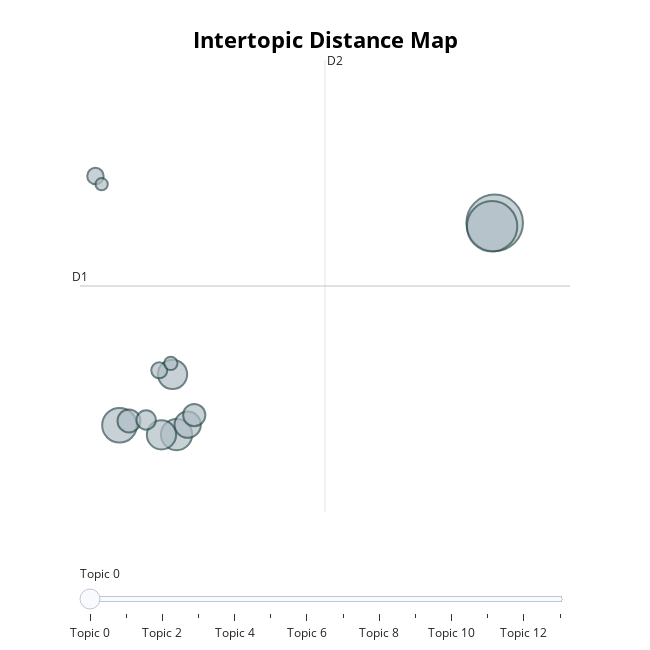

Notebook cell for this chart:
### Code cell
topic_model.visualize_topics()

### Figure 1 — Plotly figure (JSON) as saved in the notebook; plotly's stock layout.template omitted (floating-point values rounded to 4 significant figures)
{"data": [{"customdata": [[0, "the | to | of | in | and", 213], [1, "the | of | in | hold | to", 169], [2, "we | hold | you | and | the", 80], [3, "school | classes | will | the | of", 65], [4, "the | season | league | to | with", 57], [5, "held | be | scheduled | will | events", 57], [6, "church | services | of | to | the", 46], [7, "elections | election | the | presidential | to", 35], [8, "masks | face | the | in | of", 33], [9, "race | the | be | held | nascar", 25], [10, "accountable | if | justice | to | be", 18], [11, "cancelled | been | march | be | held", 17], [12, "her | she | baby | photo | and", 12], [13, "are | performance | who | of | law", 10]], "hovertemplate": "<b>Topic %{customdata[0]}</b><br>Words: %{customdata[1]}<br>Size: %{customdata[2]}", "legendgroup": "", "marker": {"color": "#B0BEC5", "line": {"color": "DarkSlateGrey", "width": 2}, "size": [213, 169, 80, 65, 57, 57, 46, 35, 33, 25, 18, 17, 12, 10], "sizemode": "area", "sizeref": 0.1331, "symbol": "circle"}, "mode": "markers", "name": "", "orientation": "v", "showlegend": false, "type": "scatter", "x": [20.11, 20.0, 5.086, 7.369, 6.766, 7.209, 7.815, 5.464, 8.077, 6.151, 4.121, 6.677, 7.139, 4.369], "xaxis": "x", "y": [22.01, 21.9, 15.88, 15.6, 15.59, 17.42, 15.89, 16.01, 16.19, 16.04, 23.43, 17.54, 17.75, 23.18], "yaxis": "y"}], "layout": {"annotations": [{"showarrow": false, "text": "D1", "x": 3.503, "y": 20.1, "yshift": 10}, {"showarrow": false, "text": "D2", "x": 13.31, "xshift": 10, "y": 26.94}], "height": 650, "hoverlabel": {"bgcolor": "white", "font": {"family": "Rockwell", "size": 16}}, "legend": {"itemsizing": "constant", "tracegroupgap": 0}, "margin": {"t": 60}, "shapes": [{"line": {"color": "#CFD8DC", "width": 2}, "type": "line", "x0": 13.31, "x1": 13.31, "y0": 13.25, "y1": 26.94}, {"line": {"color": "#9E9E9E", "width": 2}, "type": "line", "x0": 3.503, "x1": 23.12, "y0": 20.1, "y1": 20.1}], "sliders": [{"active": 0, "pad": {"t": 50}, "steps": [{"args": [{"marker.color": [["red", "#B0BEC5", "#B0BEC5", "#B0BEC5", "#B0BEC5", "#B0BEC5", "#B0BEC5", "#B0BEC5", "#B0BEC5", "#B0BEC5", "#B0BEC5", "#B0BEC5", "#B0BEC5", "#B0BEC5"]]}], "label": "Topic 0", "method": "update"}, {"args": [{"marker.color": [["#B0BEC5", "red", "#B0BEC5", "#B0BEC5", "#B0BEC5", "#B0BEC5", "#B0BEC5", "#B0BEC5", "#B0BEC5", "#B0BEC5", "#B0BEC5", "#B0BEC5", "#B0BEC5", "#B0BEC5"]]}], "label": "Topic 1", "method": "update"}, {"args": [{"marker.color": [["#B0BEC5", "#B0BEC5", "red", "#B0BEC5", "#B0BEC5", "#B0BEC5", "#B0BEC5", "#B0BEC5", "#B0BEC5", "#B0BEC5", "#B0BEC5", "#B0BEC5", "#B0BEC5", "#B0BEC5"]]}], "label": "Topic 2", "method": "update"}, {"args": [{"marker.color": [["#B0BEC5", "#B0BEC5", "#B0BEC5", "red", "#B0BEC5", "#B0BEC5", "#B0BEC5", "#B0BEC5", "#B0BEC5", "#B0BEC5", "#B0BEC5", "#B0BEC5", "#B0BEC5", "#B0BEC5"]]}], "label": "Topic 3", "method": "update"}, {"args": [{"marker.color": [["#B0BEC5", "#B0BEC5", "#B0BEC5", "#B0BEC5", "red", "#B0BEC5", "#B0BEC5", "#B0BEC5", "#B0BEC5", "#B0BEC5", "#B0BEC5", "#B0BEC5", "#B0BEC5", "#B0BEC5"]]}], "label": "Topic 4", "method": "update"}, {"args": [{"marker.color": [["#B0BEC5", "#B0BEC5", "#B0BEC5", "#B0BEC5", "#B0BEC5", "red", "#B0BEC5", "#B0BEC5", "#B0BEC5", "#B0BEC5", "#B0BEC5", "#B0BEC5", "#B0BEC5", "#B0BEC5"]]}], "label": "Topic 5", "method": "update"}, {"args": [{"marker.color": [["#B0BEC5", "#B0BEC5", "#B0BEC5", "#B0BEC5", "#B0BEC5", "#B0BEC5", "red", "#B0BEC5", "#B0BEC5", "#B0BEC5", "#B0BEC5", "#B0BEC5", "#B0BEC5", "#B0BEC5"]]}], "label": "Topic 6", "method": "update"}, {"args": [{"marker.color": [["#B0BEC5", "#B0BEC5", "#B0BEC5", "#B0BEC5", "#B0BEC5", "#B0BEC5", "#B0BEC5", "red", "#B0BEC5", "#B0BEC5", "#B0BEC5", "#B0BEC5", "#B0BEC5", "#B0BEC5"]]}], "label": "Topic 7", "method": "update"}, {"args": [{"marker.color": [["#B0BEC5", "#B0BEC5", "#B0BEC5", "#B0BEC5", "#B0BEC5", "#B0BEC5", "#B0BEC5", "#B0BEC5", "red", "#B0BEC5", "#B0BEC5", "#B0BEC5", "#B0BEC5", "#B0BEC5"]]}], "label": "Topic 8", "method": "update"}, {"args": [{"marker.color": [["#B0BEC5", "#B0BEC5", "#B0BEC5", "#B0BEC5", "#B0BEC5", "#B0BEC5", "#B0BEC5", "#B0BEC5", "#B0BEC5", "red", "#B0BEC5", "#B0BEC5", "#B0BEC5", "#B0BEC5"]]}], "label": "Topic 9", "method": "update"}, {"args": [{"marker.color": [["#B0BEC5", "#B0BEC5", "#B0BEC5", "#B0BEC5", "#B0BEC5", "#B0BEC5", "#B0BEC5", "#B0BEC5", "#B0BEC5", "#B0BEC5", "red", "#B0BEC5", "#B0BEC5", "#B0BEC5"]]}], "label": "Topic 10", "method": "update"}, {"args": [{"marker.color": [["#B0BEC5", "#B0BEC5", "#B0BEC5", "#B0BEC5", "#B0BEC5", "#B0BEC5", "#B0BEC5", "#B0BEC5", "#B0BEC5", "#B0BEC5", "#B0BEC5", "red", "#B0BEC5", "#B0BEC5"]]}], "label": "Topic 11", "method": "update"}, {"args": [{"marker.color": [["#B0BEC5", "#B0BEC5", "#B0BEC5", "#B0BEC5", "#B0BEC5", "#B0BEC5", "#B0BEC5", "#B0BEC5", "#B0BEC5", "#B0BEC5", "#B0BEC5", "#B0BEC5", "red", "#B0BEC5"]]}], "label": "Topic 12", "method": "update"}, {"args": [{"marker.color": [["#B0BEC5", "#B0BEC5", "#B0BEC5", "#B0BEC5", "#B0BEC5", "#B0BEC5", "#B0BEC5", "#B0BEC5", "#B0BEC5", "#B0BEC5", "#B0BEC5", "#B0BEC5", "#B0BEC5", "red"]]}], "label": "Topic 13", "method": "update"}]}], "title": {"font": {"color": "Black", "size": 22}, "text": "<b>Intertopic Distance Map", "x": 0.5, "xanchor": "center", "y": 0.95, "yanchor": "top"}, "width": 650, "xaxis": {"anchor": "y", "domain": [0, 1], "range": [3.503, 23.12], "title": {"text": ""}, "visible": false}, "yaxis": {"anchor": "x", "domain": [0, 1], "range": [13.25, 26.94], "title": {"text": ""}, "visible": false}}}
